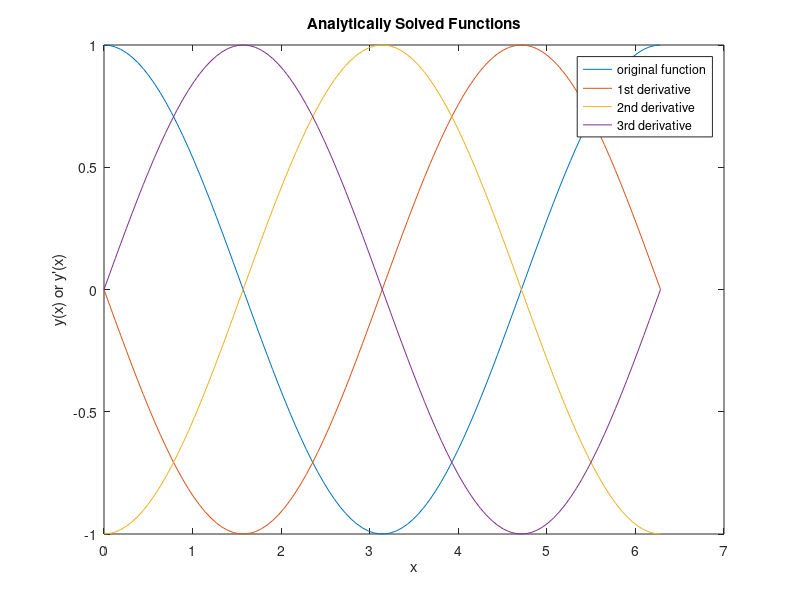
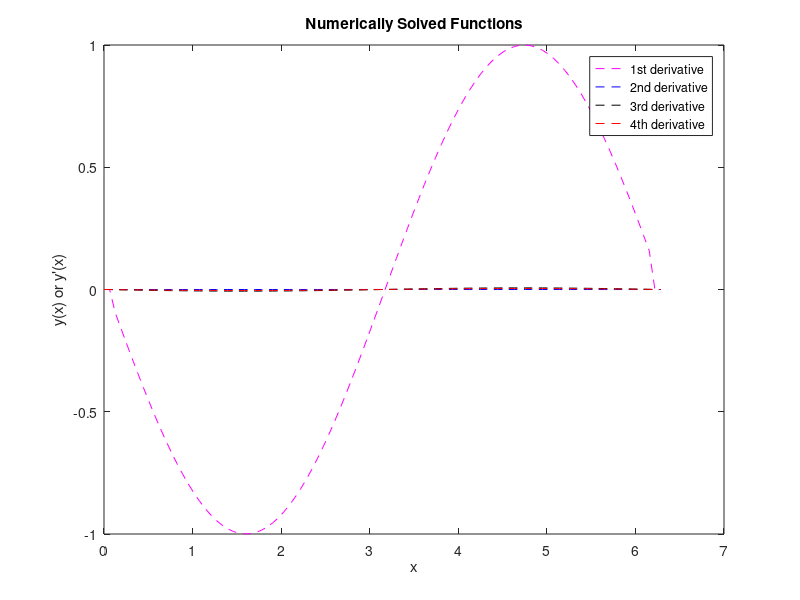

These figures' MATLAB source, in order:
%% Problem 2b 
% Analytical Plotter 
lx=100;
tmin=0;
tmax=2*pi;
x=linspace(tmin,tmax,lx);
dx=x(2)-x(1);
y=cos(x);
dy=-sin(x);
ddy=-cos(x);
dddy=sin(x);

figure(1);
plot(x,y)
hold on;
plot(x,dy)
hold on;
plot(x,ddy)
hold on;
plot(x,dddy);
legend('original function','1st derivative','2nd derivative','3rd derivative');
xlabel('x');
ylabel('y(x) or y''(x)');
title('Analytically Solved Functions');

%% numerical derivative
%first,second,third order derivative approximation (backward)
%interior
dx1=zeros(lx,1);
dx2=zeros(lx,1);
dx3=zeros(lx,1);
dx4=zeros(lx,1);

for ix=3:lx-2
        dx1(ix)=(y(ix)-y(ix-1))/dx;   
end %for
dx1(1)=dx1(2);

for ix=3:lx-2
    dx2(ix)=(y(ix)-2.*y(ix-1)+y(ix-2))/2*dx;
end %for
dx2(1)=dx2(2);

for ix=3:lx-2
    dx3(ix)=(y(ix+2)-6.*y(ix-1)+3.*y(ix)+2.*y(ix+1))/6*dx;
end %for    
dx3(1)=dx3(2);

for ix=3:lx-2
    dx4(ix)=(y(ix-2)-8.*y(ix-1)+8.*y(ix+1)-y(ix+2))/12*dx;
end %for    
dx4(1)=dx4(2);

figure(2);
plot(x,dx1,'m--')
hold on;
plot(x,dx2,'b--')
hold on;
plot(x,dx3,'k--')
hold on;
plot(x,dx4,'r--')

legend('1st derivative','2nd derivative','3rd derivative','4th derivative');
xlabel('x');
ylabel('y(x) or y''(x)');
title('Numerically Solved Functions');

